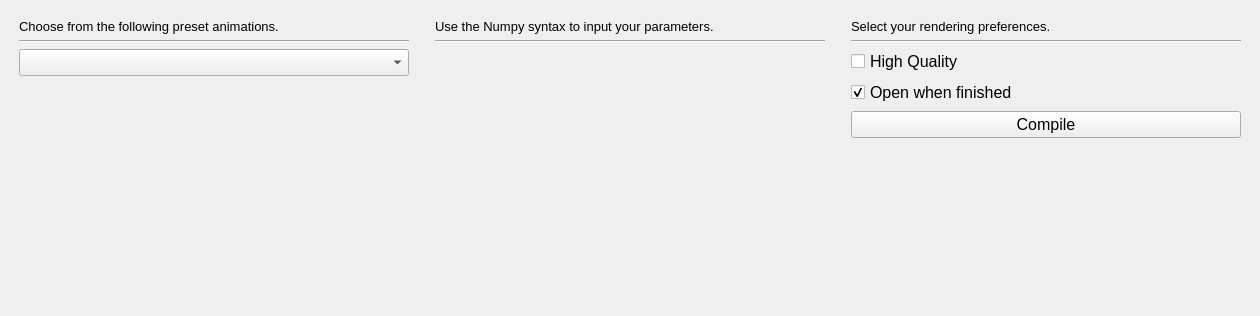
<?xml version="1.0" encoding="UTF-8"?>
<ui version="4.0">
 <class>MainWindow</class>
 <widget class="QMainWindow" name="MainWindow">
  <property name="geometry">
   <rect>
    <x>0</x>
    <y>0</y>
    <width>1260</width>
    <height>316</height>
   </rect>
  </property>
  <property name="sizePolicy">
   <sizepolicy hsizetype="Preferred" vsizetype="Preferred">
    <horstretch>0</horstretch>
    <verstretch>0</verstretch>
   </sizepolicy>
  </property>
  <property name="windowTitle">
   <string>MANIM GUI</string>
  </property>
  <property name="windowOpacity">
   <double>1.000000000000000</double>
  </property>
  <property name="autoFillBackground">
   <bool>false</bool>
  </property>
  <widget class="QWidget" name="centralwidget">
   <layout class="QGridLayout" name="gridLayout">
    <item row="0" column="2">
     <layout class="QVBoxLayout" name="verticalLayout_4">
      <property name="leftMargin">
       <number>10</number>
      </property>
      <property name="topMargin">
       <number>10</number>
      </property>
      <property name="rightMargin">
       <number>10</number>
      </property>
      <property name="bottomMargin">
       <number>10</number>
      </property>
      <item>
       <widget class="QLabel" name="label_3">
        <property name="sizePolicy">
         <sizepolicy hsizetype="Minimum" vsizetype="Minimum">
          <horstretch>0</horstretch>
          <verstretch>0</verstretch>
         </sizepolicy>
        </property>
        <property name="minimumSize">
         <size>
          <width>100</width>
          <height>10</height>
         </size>
        </property>
        <property name="font">
         <font>
          <family>Segoe UI</family>
          <pointsize>10</pointsize>
         </font>
        </property>
        <property name="text">
         <string>Select your rendering preferences.</string>
        </property>
        <property name="alignment">
         <set>Qt::AlignBottom|Qt::AlignLeading|Qt::AlignLeft</set>
        </property>
        <property name="wordWrap">
         <bool>true</bool>
        </property>
       </widget>
      </item>
      <item>
       <widget class="Line" name="line_3">
        <property name="orientation">
         <enum>Qt::Horizontal</enum>
        </property>
       </widget>
      </item>
      <item>
       <widget class="QCheckBox" name="checkBox">
        <property name="sizePolicy">
         <sizepolicy hsizetype="Expanding" vsizetype="Fixed">
          <horstretch>0</horstretch>
          <verstretch>0</verstretch>
         </sizepolicy>
        </property>
        <property name="font">
         <font>
          <family>Segoe UI</family>
          <pointsize>12</pointsize>
         </font>
        </property>
        <property name="text">
         <string>High Quality</string>
        </property>
       </widget>
      </item>
      <item>
       <widget class="QCheckBox" name="checkBox_2">
        <property name="sizePolicy">
         <sizepolicy hsizetype="Expanding" vsizetype="Fixed">
          <horstretch>0</horstretch>
          <verstretch>0</verstretch>
         </sizepolicy>
        </property>
        <property name="font">
         <font>
          <family>Segoe UI</family>
          <pointsize>12</pointsize>
         </font>
        </property>
        <property name="text">
         <string>Open when finished</string>
        </property>
        <property name="checked">
         <bool>true</bool>
        </property>
       </widget>
      </item>
      <item>
       <widget class="QPushButton" name="compilePresetButton">
        <property name="sizePolicy">
         <sizepolicy hsizetype="Expanding" vsizetype="Fixed">
          <horstretch>0</horstretch>
          <verstretch>0</verstretch>
         </sizepolicy>
        </property>
        <property name="minimumSize">
         <size>
          <width>100</width>
          <height>0</height>
         </size>
        </property>
        <property name="font">
         <font>
          <family>Segoe UI</family>
          <pointsize>12</pointsize>
         </font>
        </property>
        <property name="text">
         <string>Compile</string>
        </property>
       </widget>
      </item>
      <item>
       <spacer name="horizontalSpacer_4">
        <property name="orientation">
         <enum>Qt::Horizontal</enum>
        </property>
        <property name="sizeHint" stdset="0">
         <size>
          <width>40</width>
          <height>20</height>
         </size>
        </property>
       </spacer>
      </item>
      <item>
       <spacer name="verticalSpacer_16">
        <property name="orientation">
         <enum>Qt::Vertical</enum>
        </property>
        <property name="sizeHint" stdset="0">
         <size>
          <width>20</width>
          <height>40</height>
         </size>
        </property>
       </spacer>
      </item>
     </layout>
    </item>
    <item row="0" column="1">
     <layout class="QVBoxLayout" name="verticalLayout_2">
      <property name="leftMargin">
       <number>10</number>
      </property>
      <property name="topMargin">
       <number>10</number>
      </property>
      <property name="rightMargin">
       <number>10</number>
      </property>
      <property name="bottomMargin">
       <number>10</number>
      </property>
      <item>
       <widget class="QLabel" name="label">
        <property name="sizePolicy">
         <sizepolicy hsizetype="Minimum" vsizetype="Minimum">
          <horstretch>0</horstretch>
          <verstretch>0</verstretch>
         </sizepolicy>
        </property>
        <property name="minimumSize">
         <size>
          <width>100</width>
          <height>10</height>
         </size>
        </property>
        <property name="font">
         <font>
          <family>Segoe UI</family>
          <pointsize>10</pointsize>
         </font>
        </property>
        <property name="tabletTracking">
         <bool>false</bool>
        </property>
        <property name="text">
         <string>Use the Numpy syntax to input your parameters.</string>
        </property>
        <property name="textFormat">
         <enum>Qt::AutoText</enum>
        </property>
        <property name="alignment">
         <set>Qt::AlignBottom|Qt::AlignLeading|Qt::AlignLeft</set>
        </property>
        <property name="wordWrap">
         <bool>true</bool>
        </property>
       </widget>
      </item>
      <item>
       <widget class="Line" name="line">
        <property name="orientation">
         <enum>Qt::Horizontal</enum>
        </property>
       </widget>
      </item>
      <item>
       <widget class="QStackedWidget" name="presetStack">
        <property name="currentIndex">
         <number>0</number>
        </property>
        <widget class="QWidget" name="page_1"/>
        <widget class="QWidget" name="page_3">
         <layout class="QGridLayout" name="gridLayout_6">
          <item row="0" column="0">
           <widget class="QLineEdit" name="le_complex_func">
            <property name="enabled">
             <bool>true</bool>
            </property>
            <property name="sizePolicy">
             <sizepolicy hsizetype="Expanding" vsizetype="Fixed">
              <horstretch>0</horstretch>
              <verstretch>0</verstretch>
             </sizepolicy>
            </property>
            <property name="font">
             <font>
              <family>Segoe UI</family>
              <pointsize>12</pointsize>
             </font>
            </property>
            <property name="placeholderText">
             <string>complex function</string>
            </property>
           </widget>
          </item>
         </layout>
        </widget>
        <widget class="QWidget" name="page_4">
         <layout class="QGridLayout" name="gridLayout_5">
          <item row="0" column="0">
           <widget class="QLineEdit" name="le_real_func">
            <property name="enabled">
             <bool>true</bool>
            </property>
            <property name="sizePolicy">
             <sizepolicy hsizetype="Expanding" vsizetype="Fixed">
              <horstretch>0</horstretch>
              <verstretch>0</verstretch>
             </sizepolicy>
            </property>
            <property name="font">
             <font>
              <family>Segoe UI</family>
              <pointsize>12</pointsize>
             </font>
            </property>
            <property name="placeholderText">
             <string>function of one real variable</string>
            </property>
           </widget>
          </item>
         </layout>
        </widget>
        <widget class="QWidget" name="page_5">
         <layout class="QGridLayout" name="gridLayout_4">
          <item row="0" column="0">
           <widget class="QTableWidget" name="table_linear_transf">
            <property name="enabled">
             <bool>true</bool>
            </property>
            <property name="sizePolicy">
             <sizepolicy hsizetype="Expanding" vsizetype="Expanding">
              <horstretch>0</horstretch>
              <verstretch>0</verstretch>
             </sizepolicy>
            </property>
            <property name="minimumSize">
             <size>
              <width>0</width>
              <height>0</height>
             </size>
            </property>
            <property name="maximumSize">
             <size>
              <width>250</width>
              <height>75</height>
             </size>
            </property>
            <property name="font">
             <font>
              <family>Segoe UI</family>
              <pointsize>12</pointsize>
             </font>
            </property>
            <property name="autoFillBackground">
             <bool>false</bool>
            </property>
            <property name="frameShadow">
             <enum>QFrame::Plain</enum>
            </property>
            <property name="verticalScrollBarPolicy">
             <enum>Qt::ScrollBarAlwaysOff</enum>
            </property>
            <property name="horizontalScrollBarPolicy">
             <enum>Qt::ScrollBarAlwaysOff</enum>
            </property>
            <property name="sizeAdjustPolicy">
             <enum>QAbstractScrollArea::AdjustToContents</enum>
            </property>
            <property name="tabKeyNavigation">
             <bool>true</bool>
            </property>
            <property name="alternatingRowColors">
             <bool>false</bool>
            </property>
            <property name="showGrid">
             <bool>true</bool>
            </property>
            <property name="gridStyle">
             <enum>Qt::SolidLine</enum>
            </property>
            <property name="cornerButtonEnabled">
             <bool>false</bool>
            </property>
            <attribute name="horizontalHeaderVisible">
             <bool>false</bool>
            </attribute>
            <attribute name="verticalHeaderVisible">
             <bool>false</bool>
            </attribute>
            <attribute name="verticalHeaderShowSortIndicator" stdset="0">
             <bool>false</bool>
            </attribute>
            <row>
             <property name="text">
              <string>New Row</string>
             </property>
             <property name="textAlignment">
              <set>AlignLeading|AlignVCenter</set>
             </property>
            </row>
            <row>
             <property name="text">
              <string>New Row</string>
             </property>
             <property name="textAlignment">
              <set>AlignLeading|AlignVCenter</set>
             </property>
            </row>
            <column>
             <property name="text">
              <string>New Column</string>
             </property>
             <property name="textAlignment">
              <set>AlignLeading|AlignVCenter</set>
             </property>
            </column>
            <column>
             <property name="text">
              <string>New Column</string>
             </property>
             <property name="textAlignment">
              <set>AlignLeading|AlignVCenter</set>
             </property>
            </column>
            <item row="0" column="0">
             <property name="text">
              <string/>
             </property>
             <property name="font">
              <font>
               <family>Segoe UI</family>
               <pointsize>12</pointsize>
              </font>
             </property>
            </item>
            <item row="0" column="1">
             <property name="text">
              <string/>
             </property>
             <property name="font">
              <font>
               <family>Segoe UI</family>
               <pointsize>12</pointsize>
              </font>
             </property>
            </item>
            <item row="1" column="0">
             <property name="text">
              <string/>
             </property>
             <property name="font">
              <font>
               <family>Segoe UI</family>
               <pointsize>12</pointsize>
              </font>
             </property>
             <property name="textAlignment">
              <set>AlignLeading|AlignVCenter</set>
             </property>
            </item>
            <item row="1" column="1">
             <property name="font">
              <font>
               <family>Segoe UI</family>
               <pointsize>12</pointsize>
              </font>
             </property>
            </item>
           </widget>
          </item>
          <item row="2" column="0">
           <widget class="QCheckBox" name="showBasisCheck">
            <property name="font">
             <font>
              <family>Segoe UI</family>
              <pointsize>12</pointsize>
             </font>
            </property>
            <property name="text">
             <string>Show basis vectors</string>
            </property>
           </widget>
          </item>
          <item row="1" column="0">
           <spacer name="verticalSpacer">
            <property name="orientation">
             <enum>Qt::Vertical</enum>
            </property>
            <property name="sizeHint" stdset="0">
             <size>
              <width>20</width>
              <height>40</height>
             </size>
            </property>
           </spacer>
          </item>
         </layout>
        </widget>
       </widget>
      </item>
      <item>
       <spacer name="horizontalSpacer_3">
        <property name="orientation">
         <enum>Qt::Horizontal</enum>
        </property>
        <property name="sizeHint" stdset="0">
         <size>
          <width>40</width>
          <height>20</height>
         </size>
        </property>
       </spacer>
      </item>
      <item>
       <spacer name="verticalSpacer_2">
        <property name="orientation">
         <enum>Qt::Vertical</enum>
        </property>
        <property name="sizeHint" stdset="0">
         <size>
          <width>20</width>
          <height>40</height>
         </size>
        </property>
       </spacer>
      </item>
      <item>
       <spacer name="verticalSpacer_4">
        <property name="orientation">
         <enum>Qt::Vertical</enum>
        </property>
        <property name="sizeHint" stdset="0">
         <size>
          <width>20</width>
          <height>40</height>
         </size>
        </property>
       </spacer>
      </item>
     </layout>
    </item>
    <item row="0" column="0">
     <layout class="QVBoxLayout" name="verticalLayout">
      <property name="leftMargin">
       <number>10</number>
      </property>
      <property name="topMargin">
       <number>10</number>
      </property>
      <property name="rightMargin">
       <number>10</number>
      </property>
      <property name="bottomMargin">
       <number>10</number>
      </property>
      <item>
       <widget class="QLabel" name="label_2">
        <property name="sizePolicy">
         <sizepolicy hsizetype="Minimum" vsizetype="Minimum">
          <horstretch>0</horstretch>
          <verstretch>0</verstretch>
         </sizepolicy>
        </property>
        <property name="minimumSize">
         <size>
          <width>100</width>
          <height>10</height>
         </size>
        </property>
        <property name="font">
         <font>
          <family>Segoe UI</family>
          <pointsize>10</pointsize>
         </font>
        </property>
        <property name="text">
         <string>Choose from the following preset animations.</string>
        </property>
        <property name="alignment">
         <set>Qt::AlignBottom|Qt::AlignLeading|Qt::AlignLeft</set>
        </property>
        <property name="wordWrap">
         <bool>true</bool>
        </property>
       </widget>
      </item>
      <item>
       <widget class="Line" name="line_2">
        <property name="orientation">
         <enum>Qt::Horizontal</enum>
        </property>
       </widget>
      </item>
      <item>
       <widget class="QComboBox" name="presetCombo">
        <property name="font">
         <font>
          <family>Segoe UI</family>
          <pointsize>12</pointsize>
         </font>
        </property>
        <item>
         <property name="text">
          <string/>
         </property>
        </item>
        <item>
         <property name="text">
          <string>ComplexFunction</string>
         </property>
        </item>
        <item>
         <property name="text">
          <string>SlopeAndDerivative</string>
         </property>
        </item>
        <item>
         <property name="text">
          <string>LinearTransformation</string>
         </property>
        </item>
       </widget>
      </item>
      <item>
       <spacer name="horizontalSpacer_5">
        <property name="orientation">
         <enum>Qt::Horizontal</enum>
        </property>
        <property name="sizeHint" stdset="0">
         <size>
          <width>40</width>
          <height>20</height>
         </size>
        </property>
       </spacer>
      </item>
      <item>
       <spacer name="verticalSpacer_7">
        <property name="orientation">
         <enum>Qt::Vertical</enum>
        </property>
        <property name="sizeHint" stdset="0">
         <size>
          <width>20</width>
          <height>40</height>
         </size>
        </property>
       </spacer>
      </item>
     </layout>
    </item>
   </layout>
  </widget>
 </widget>
 <resources/>
 <connections/>
</ui>
